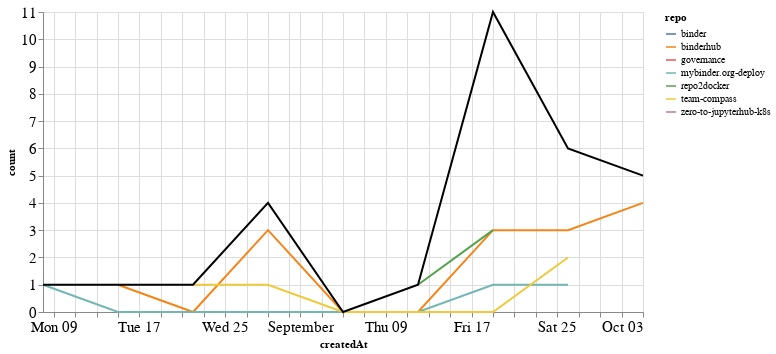

Write notebook code for a chart like this one.
### Markdown cell above
### Comments

### Code cell
comments_time = comments.groupby('repo').resample('W', on='createdAt').count()['author'].reset_index()
comments_time = comments_time.rename(columns={'author': 'count'})
comments_time_total = comments_time.groupby('createdAt').agg({"count": "sum"}).reset_index()
ch1 = alt.Chart(comments_time, width=600).mark_line().encode(
    x='createdAt',
    y='count',
    color='repo',
    tooltip="repo"
)

ch2 = alt.Chart(comments_time_total, width=600).mark_line(color="black").encode(
    x='createdAt',
    y='count',
)

ch1 + ch2

### Figure 1 — Vega-Lite specification as saved in the notebook (floating-point values rounded to 4 significant figures)
{"config": {"axisLeft": {"labelFontSize": 15}, "axisBottom": {"labelFontSize": 15}}, "layer": [{"data": {"name": "data-bb918e357d3bd3f9b4cb2e3c5249a18b"}, "mark": "line", "encoding": {"color": {"type": "nominal", "field": "repo"}, "tooltip": {"type": "nominal", "field": "repo"}, "x": {"type": "temporal", "field": "createdAt"}, "y": {"type": "quantitative", "field": "count"}}, "width": 600}, {"data": {"name": "data-5d39748a0b441032cdb670c0bb6cc6ae"}, "mark": {"type": "line", "color": "black"}, "encoding": {"x": {"type": "temporal", "field": "createdAt"}, "y": {"type": "quantitative", "field": "count"}}, "width": 600}], "$schema": "https://vega.github.io/schema/vega-lite/v4.8.1.json", "datasets": {"data-bb918e357d3bd3f9b4cb2e3c5249a18b": [{"repo": "binder", "createdAt": "2021-09-19T00:00:00", "count": 3}, {"repo": "binderhub", "createdAt": "2021-08-15T00:00:00", "count": 1}, {"repo": "binderhub", "createdAt": "2021-08-22T00:00:00", "count": 0}, {"repo": "binderhub", "createdAt": "2021-08-29T00:00:00", "count": 3}, {"repo": "binderhub", "createdAt": "2021-09-05T00:00:00", "count": 0}, {"repo": "binderhub", "createdAt": "2021-09-12T00:00:00", "count": 0}, {"repo": "binderhub", "createdAt": "2021-09-19T00:00:00", "count": 3}, {"repo": "binderhub", "createdAt": "2021-09-26T00:00:00", "count": 3}, {"repo": "binderhub", "createdAt": "2021-10-03T00:00:00", "count": 4}, {"repo": "governance", "createdAt": "2021-09-19T00:00:00", "count": 1}, {"repo": "mybinder.org-deploy", "createdAt": "2021-08-08T00:00:00", "count": 1}, {"repo": "mybinder.org-deploy", "createdAt": "2021-08-15T00:00:00", "count": 0}, {"repo": "mybinder.org-deploy", "createdAt": "2021-08-22T00:00:00", "count": 0}, {"repo": "mybinder.org-deploy", "createdAt": "2021-08-29T00:00:00", "count": 0}, {"repo": "mybinder.org-deploy", "createdAt": "2021-09-05T00:00:00", "count": 0}, {"repo": "mybinder.org-deploy", "createdAt": "2021-09-12T00:00:00", "count": 0}, {"repo": "mybinder.org-deploy", "createdAt": "2021-09-19T00:00:00", "count": 1}, {"repo": "mybinder.org-deploy", "createdAt": "2021-09-26T00:00:00", "count": 1}, {"repo": "repo2docker", "createdAt": "2021-09-12T00:00:00", "count": 1}, {"repo": "repo2docker", "createdAt": "2021-09-19T00:00:00", "count": 3}, {"repo": "team-compass", "createdAt": "2021-08-22T00:00:00", "count": 1}, {"repo": "team-compass", "createdAt": "2021-08-29T00:00:00", "count": 1}, {"repo": "team-compass", "createdAt": "2021-09-05T00:00:00", "count": 0}, {"repo": "team-compass", "createdAt": "2021-09-12T00:00:00", "count": 0}, {"repo": "team-compass", "createdAt": "2021-09-19T00:00:00", "count": 0}, {"repo": "team-compass", "createdAt": "2021-09-26T00:00:00", "count": 2}, {"repo": "zero-to-jupyterhub-k8s", "createdAt": "2021-10-03T00:00:00", "count": 1}], "data-5d39748a0b441032cdb670c0bb6cc6ae": [{"createdAt": "2021-08-08T00:00:00", "count": 1}, {"createdAt": "2021-08-15T00:00:00", "count": 1}, {"createdAt": "2021-08-22T00:00:00", "count": 1}, {"createdAt": "2021-08-29T00:00:00", "count": 4}, {"createdAt": "2021-09-05T00:00:00", "count": 0}, {"createdAt": "2021-09-12T00:00:00", "count": 1}, {"createdAt": "2021-09-19T00:00:00", "count": 11}, {"createdAt": "2021-09-26T00:00:00", "count": 6}, {"createdAt": "2021-10-03T00:00:00", "count": 5}]}}
